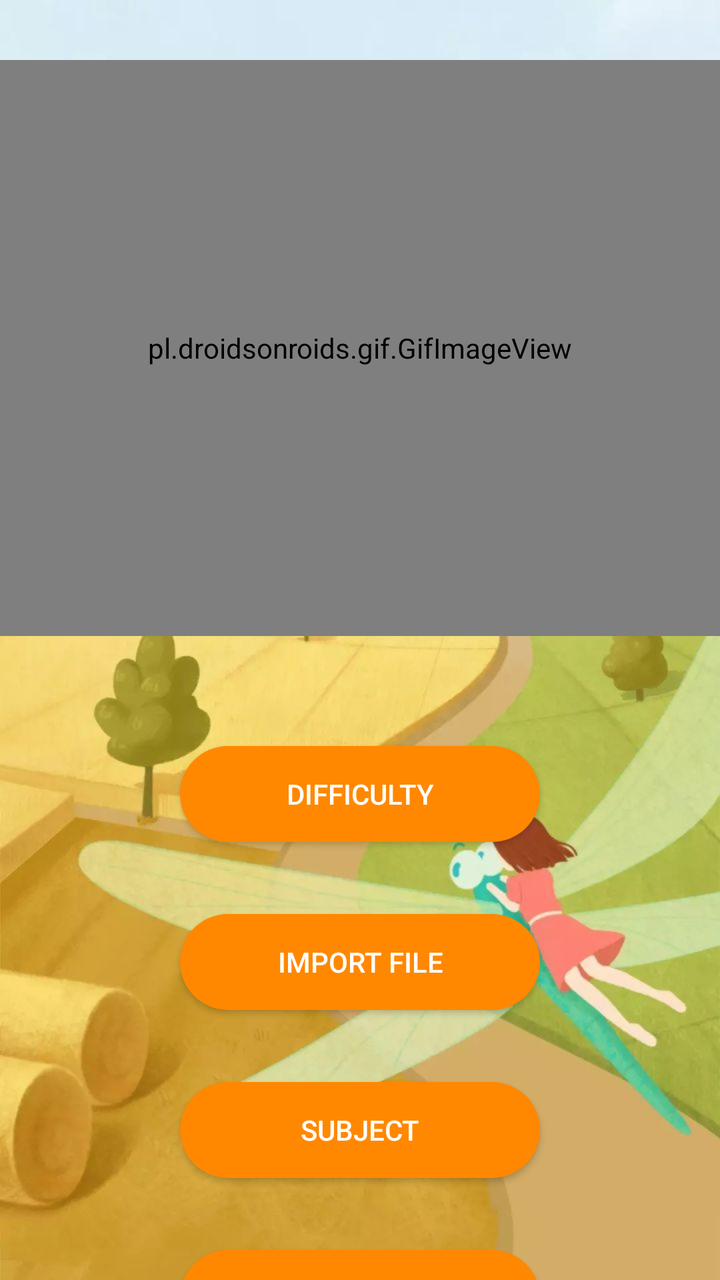
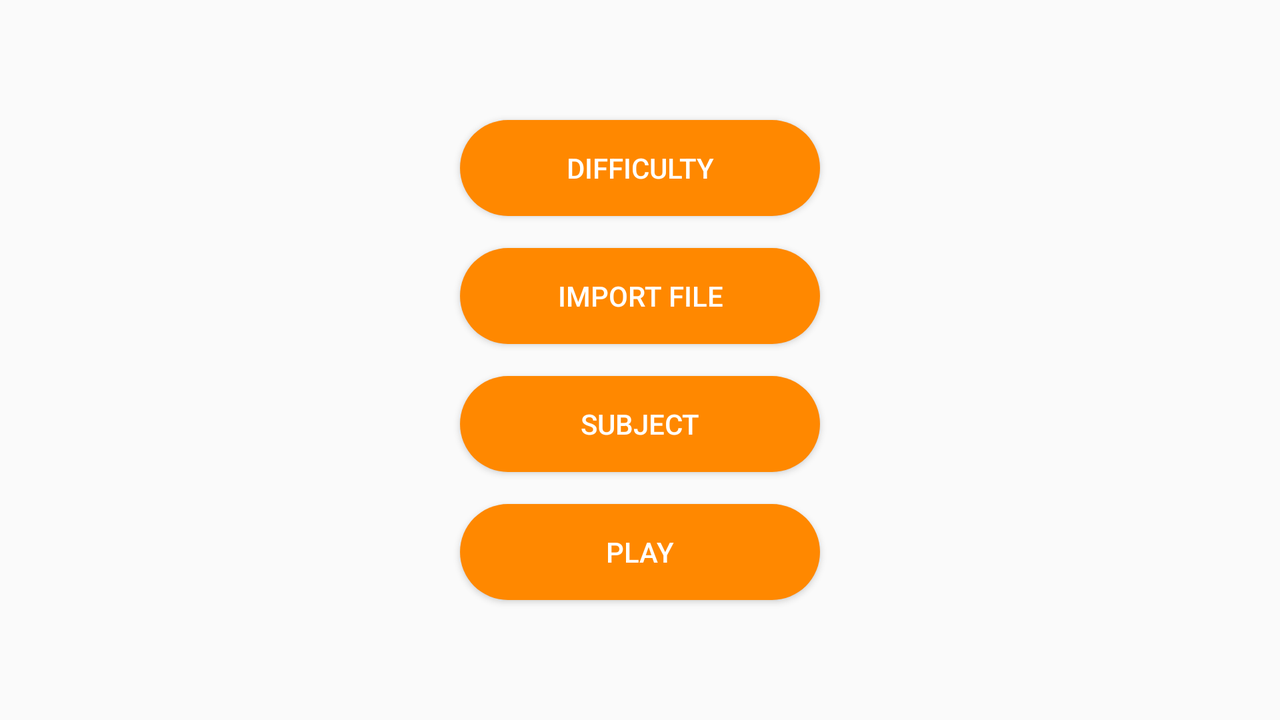

Compare how this app lays out the same screen by default and in its alternative resource folder. The renders come first, then the two layout files and the values they reference.
<!-- AndroidManifest.xml: application theme AppTheme -->
<!-- res/layout/activity_main.xml -->
<?xml version="1.0" encoding="utf-8"?>
<LinearLayout xmlns:android="http://schemas.android.com/apk/res/android"
    xmlns:tools="http://schemas.android.com/tools"

    android:layout_width="match_parent"
    android:layout_height="match_parent"
    android:orientation="vertical"
    android:background="@drawable/back5"
    tools:context=".controller.WelcomeActivity">

    <pl.droidsonroids.gif.GifImageView
        android:layout_width="match_parent"
        android:layout_height="288dp"
        android:layout_gravity="top"
        android:layout_marginTop="@dimen/gap_normal"
        android:padding="@dimen/gap_normal"
        android:src="@drawable/v6"
        android:text="SUDOKU VOCAB"
        android:textAlignment="center"
        android:textAppearance="@style/TextAppearance.AppCompat"
        android:textSize="28sp" />

    <LinearLayout xmlns:android="http://schemas.android.com/apk/res/android"
        xmlns:tools="http://schemas.android.com/tools"
        android:layout_width="match_parent"
        android:layout_height="410dp"
        android:gravity="center"
        android:orientation="vertical"
        tools:context=".controller.WelcomeActivity">

        <Button
            android:id="@+id/bt_level"
            style="@style/button_style"
            android:layout_height="wrap_content"
            android:onClick="onClick"
            android:text="DIFFICULTY" />

        <Button
            android:id="@+id/bt_import"
            style="@style/button_style"
            android:layout_height="wrap_content"
            android:onClick="onClick"
            android:text="IMPORT FILE" />

        <Button
            android:id="@+id/bt_subject"
            style="@style/button_style"
            android:layout_height="wrap_content"
            android:onClick="onClick"
            android:text="SUBJECT" />

        <Button
            android:id="@+id/play_button"
            style="@style/button_style"
            android:layout_height="wrap_content"
            android:onClick="onClick"
            android:text="Play" />
    </LinearLayout>

</LinearLayout>
<!-- resources referenced by this layout -->
<resources>
  <dimen name="gap_normal">30dp</dimen>
  <!-- drawable back5: jpg bitmap (drawable-xhdpi, 45991 bytes) -->
  <!-- drawable v6: gif bitmap (drawable-xxhdpi, 17406 bytes) -->
  <style name="button_style">
          <item name="android:layout_margin">@dimen/gap_small</item>
          <item name="android:layout_gravity">center</item>
          <item name="android:background">@drawable/button_round</item>
          <item name="android:textColor">@android:color/white</item>
          <item name="android:paddingLeft">28dp</item>
          <item name="android:paddingRight">28dp</item>
          <item name="android:layout_width">180dp</item>
  
      </style>
  <style name="AppTheme" parent="Theme.AppCompat.Light.DarkActionBar">
          
          <item name="colorPrimary">@android:color/holo_orange_dark</item>
          <item name="colorPrimaryDark">@android:color/holo_orange_dark</item>
          <item name="colorAccent">@color/colorAccent</item>
      </style>
  <dimen name="gap_small">18dp</dimen>
  <!-- drawable button_round (drawable) -->
  <?xml version="1.0" encoding="utf-8"?>
  <shape xmlns:android="http://schemas.android.com/apk/res/android" android:shape="rectangle">
      <solid android:color="@android:color/holo_orange_dark"/>
      <corners android:radius="58dp"/>
  </shape>
  <color name="colorAccent">#D81B60</color>
</resources>
<!-- res/layout-land/activity_main.xml (the repository's variant of the layout above) -->
<!-- drawn on the phone turned sideways -->
<?xml version="1.0" encoding="utf-8"?>
<LinearLayout xmlns:android="http://schemas.android.com/apk/res/android"
    xmlns:tools="http://schemas.android.com/tools"
    android:layout_width="match_parent"
    android:layout_height="match_parent"
    android:orientation="vertical"
    android:background="@drawable/back9"
    tools:context=".controller.WelcomeActivity">

    <LinearLayout
        android:layout_width="match_parent"
        android:layout_height="match_parent"
        android:gravity="center"
        android:orientation="vertical"
        tools:context=".controller.WelcomeActivity">

        <Button
            android:id="@+id/bt_level"
            style="@style/button_style"
            android:layout_height="wrap_content"
            android:onClick="onClick"
            android:text="DIFFICULTY" />

        <Button
            android:id="@+id/bt_import"
            style="@style/button_style"
            android:layout_height="wrap_content"
            android:onClick="onClick"
            android:text="IMPORT FILE" />

        <Button
            android:id="@+id/bt_subject"
            style="@style/button_style"
            android:layout_height="wrap_content"
            android:onClick="onClick"
            android:text="SUBJECT" />

        <Button
            android:id="@+id/play_button"
            style="@style/button_style"
            android:layout_height="wrap_content"
            android:onClick="onClick"
            android:text="Play" />
    </LinearLayout>
</LinearLayout>
<!-- resources referenced by the variant -->
<!-- as the phone turned sideways resolves them -->
<resources>
  <!-- from res/values-land/ -->
  <style name="button_style">
          <item name="android:layout_margin">@dimen/gap_small</item>
          <item name="android:background">@drawable/button_round</item>
          <item name="android:textColor">@android:color/white</item>
          <item name="android:paddingLeft">28dp</item>
          <item name="android:layout_gravity">center</item>
          <item name="android:paddingRight">28dp</item>
          <item name="android:layout_width">180dp</item>
      </style>
  <style name="AppTheme" parent="Theme.AppCompat.Light.DarkActionBar">
          
          <item name="colorPrimary">@android:color/holo_orange_dark</item>
          <item name="colorPrimaryDark">@android:color/holo_orange_dark</item>
          <item name="colorAccent">@color/colorAccent</item>
      </style>
  <!-- from res/values-land/ -->
  <dimen name="gap_small">8dp</dimen>
  <!-- drawable button_round (drawable) -->
  <?xml version="1.0" encoding="utf-8"?>
  <shape xmlns:android="http://schemas.android.com/apk/res/android" android:shape="rectangle">
      <solid android:color="@android:color/holo_orange_dark"/>
      <corners android:radius="58dp"/>
  </shape>
  <color name="colorAccent">#D81B60</color>
</resources>
